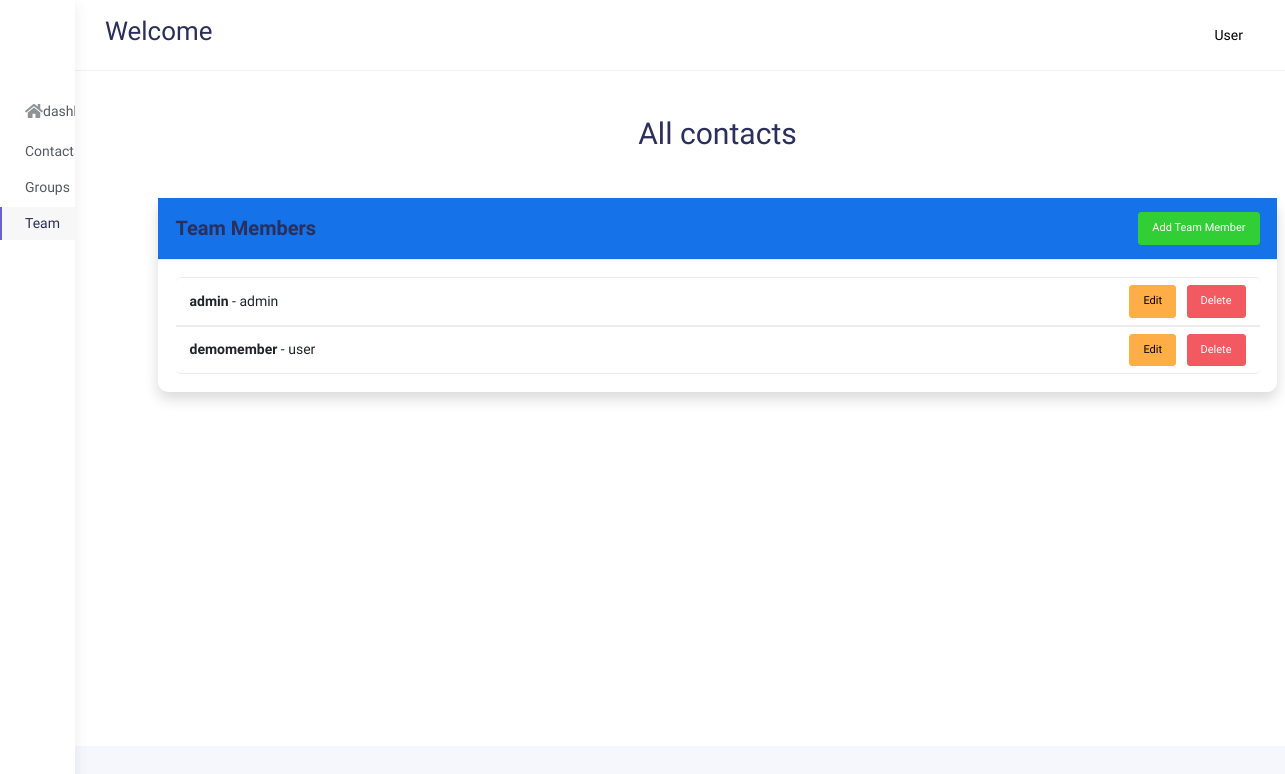
Before: /team with the older database file.
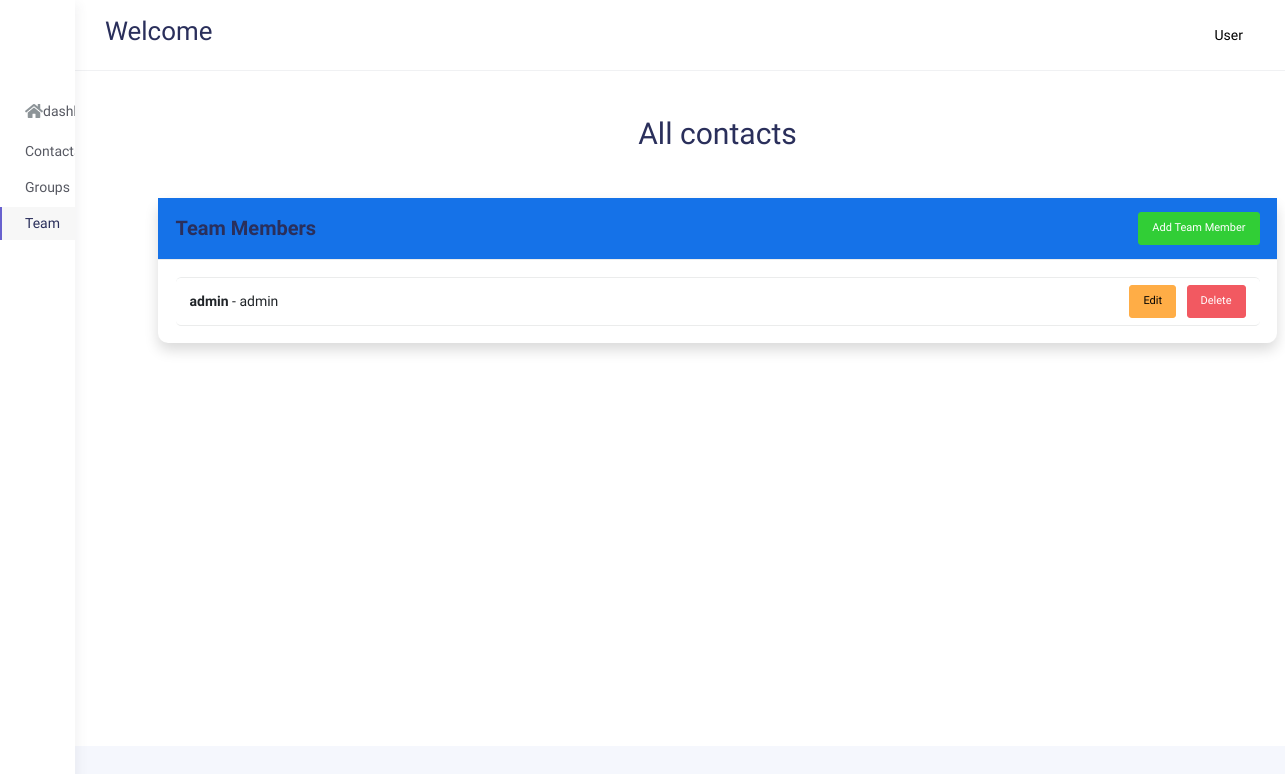
After: the same page with the newer database file.
### app.py (models this page shows, shortened)
class TeamMember(db.Model, UserMixin):
    id = db.Column(db.Integer, primary_key=True)
    username = db.Column(db.String(150), unique=True, nullable=False)
    password_hash = db.Column(db.String(200), nullable=False)
    phonenumber = db.Column(db.String(100), nullable=False)
    role = db.Column(db.String(50), nullable=False, default='user')  # Default role

### app.py (the view)
@app.route('/team', methods = ['GET', 'POST'])
def team():
    team_members = TeamMember.query.all()
    phone_numbers = [Twilionumber, "+123456678"]  # Example phone numbers
    return render_template('team.html', team_members=team_members, phone_numbers=phone_numbers
                          )
    return render_template('team.html', contacts=contacts)

### templates/team.html (shortened to what the changed rows need)
<!DOCTYPE html>
<html lang="en">
  <head>
          <link rel="stylesheet" href="https://cdn.datatables.net/1.13.5/css/jquery.dataTables.min.css" />
<link rel="stylesheet" href="{{ url_for('static', filename='css/bootstrap.min.css') }}" />
<link rel="stylesheet" href="{{ url_for('static', filename='css/plugins.min.css') }}" />
<link rel="stylesheet" href="{{ url_for('static', filename='css/kaiadmin.min.css') }}" />
<link rel="stylesheet" href="{{ url_for('static', filename='css/main.css') }}" />
  </head>
  <body>
    <div class="wrapper sidebar_minimize">
      <div class="main-panel">
        <div class="main-header">
          <nav
            class="navbar navbar-header navbar-header-transparent navbar-expand-lg border-bottom"
          >
            <div class="container-fluid">
              <nav
                class="navbar navbar-header-left navbar-expand-lg navbar-form nav-search p-0 d-none d-lg-flex"
              >
  {% block header_content %}
            <h2>Welcome</h2>
        {% endblock %}              </nav>
            </div>
          </nav>
        </div>
        <div class="container campaigncard">
  <div class="container my-5">
        <h1 class="text-center mb-4">All contacts</h1>
        <div class="row">
<div class="col-md-12 mt-4">
                <div class="card shadow">
                    <div class="card-body">
                        <ul class="list-group">
                            {% for member in team_members %}
                            <li class="list-group-item d-flex justify-content-between align-items-center">
                                <div>
                                    <strong>{{ member.username }}</strong> - {{ member.role }}
                                </div>
                                <div>
                                    <a href="{{ url_for('edit_team_member', id=member.id) }}" class="btn btn-sm btn-warning me-2">Edit</a>
                                    <form action="{{ url_for('delete_team_member', id=member.id) }}" method="post" class="d-inline">
                                        <button type="submit" class="btn btn-sm btn-danger">Delete</button>
                                    </form>
                                </div>
                            </li>
                            {% endfor %}
                        </ul>
                    </div>
                </div>
</div>
        </div>
    </div>
        </div>
      </div>
    </div>
  </body>
</html>

Changed rows visible on the page:
removed TeamMember: username "demomember", role "user"
